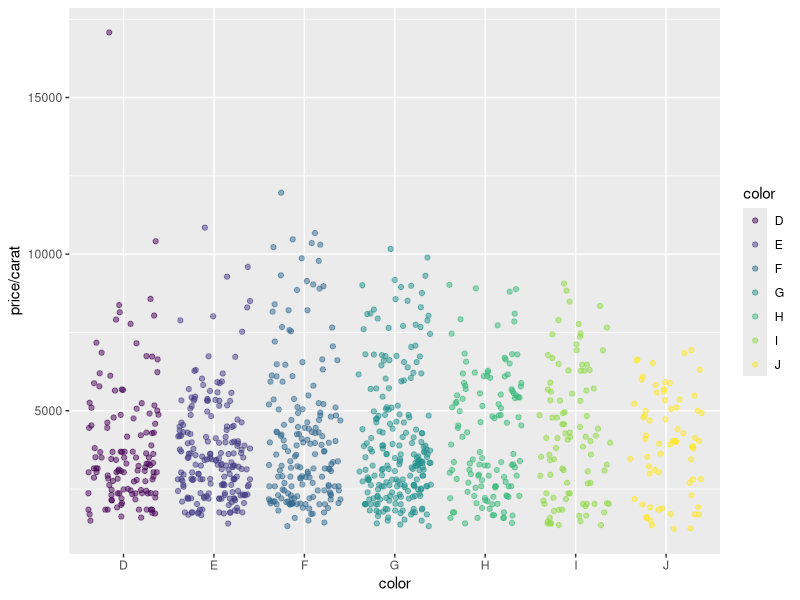
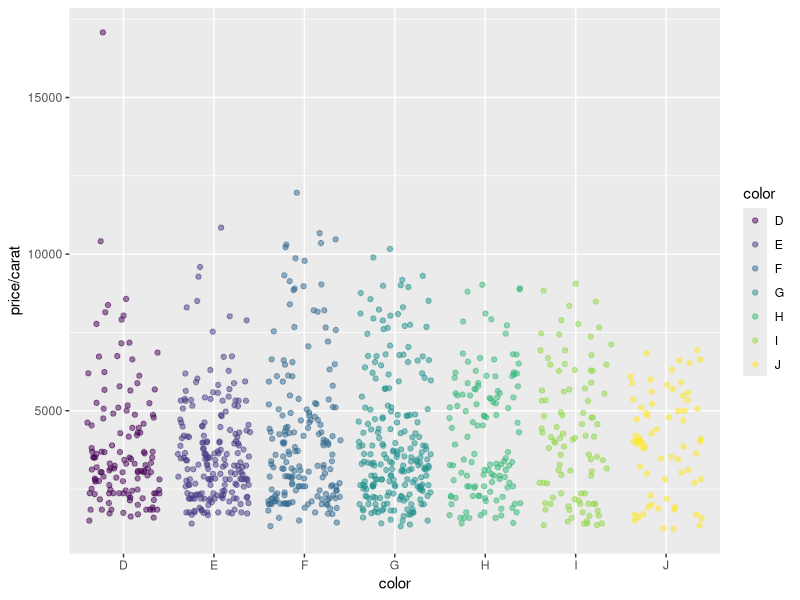

These charts were generated, in order, by the following R code:
## ----install_rmarkdown, eval=FALSE---------------------------------------
## install.packages("rmarkdown")

## ----render_rmarkdown, eval=FALSE, message=FALSE-------------------------
## rmarkdown::render("sample.Rmd", clean=TRUE, output_format="html_document")
## 

## ----render_commandline, eval=FALSE, message=FALSE, engine="sh"----------
## $ Rscript -e "rmarkdown::render('sample.Rmd', output_format=c('pdf_document', 'html_document'), clean=FALSE)"; R CMD Stangle sample.Rmd

## ----render_makefile, eval=FALSE, message=FALSE, engine="sh"-------------
## $ make -B

## ----kable---------------------------------------------------------------
library(knitr)
kable(iris[1:12,])

## ----some_jitter_plot, eval=TRUE-----------------------------------------
library(ggplot2)
dsmall <- diamonds[sample(nrow(diamonds), 1000), ]
ggplot(dsmall, aes(color, price/carat)) + geom_jitter(alpha = I(1 / 2), aes(color=color))

## ----some_custom_inserted_plot, eval=TRUE, warning=FALSE, message=FALSE----
png("myplot.png")
ggplot(dsmall, aes(color, price/carat)) + geom_jitter(alpha = I(1 / 2), aes(color=color))
dev.off()

## ----sessionInfo---------------------------------------------------------
sessionInfo()

